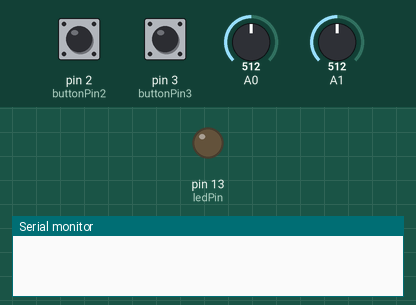
The sketch below on a simulated Arduino Uno, built with avr-gcc and run on an emulated ATmega328P. Shown: output pins drawn as LEDs (lit = HIGH), the last lines printed to the serial monitor. The test bench sets the inputs (shaded band); at power-on: pin 2 (buttonPin2) HIGH, pin 3 (buttonPin3) HIGH, A0 = 512, A1 = 512.

Above: at 1.2 s.
1.3 s: pin 2 (buttonPin2) pulled LOW for 0.15 s
At 2.4 s:
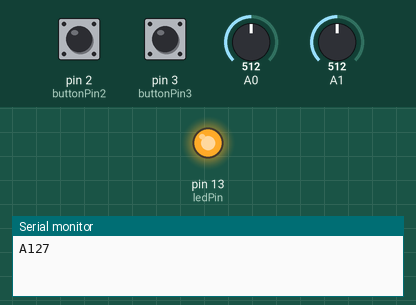
2.9 s: pin 3 (buttonPin3) pulled LOW for 0.15 s
At 3.7 s:
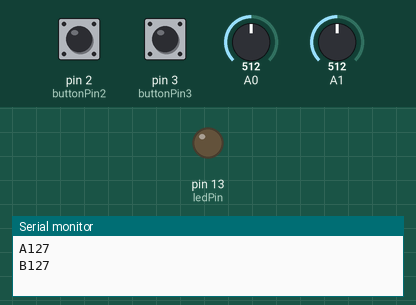
4.5 s: pin 2 (buttonPin2) pulled LOW for 1 s
At 4.9 s:
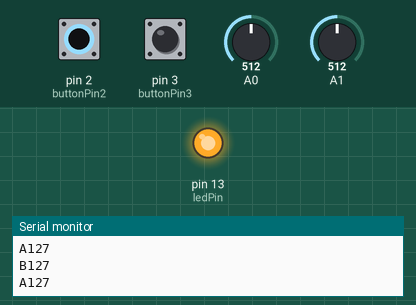
7.0 s: pin 3 (buttonPin3) pulled LOW for 1 s
At 8.0 s:
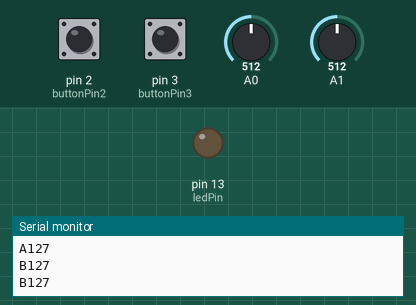
Timing chart, 0 to 10.0 s (numbered marks = the images above; inputs shaded):
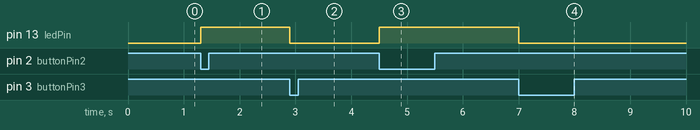

The sketch:

serial_buttons.ino
```cpp
int buttonPin2 = 2; // nomeia o pino2 do arduino como buttonPin2
int buttonPin3 = 3; // nomeia o pino3 do arduino como buttonPin3
int ledPin = 13;    // nomeia o pino13 do arduino como ledPin

int buttonStatus2;  // Variavel de estado do buttonPin2
int buttonStatus3;  // Variavel de estado do buttonPin2

int pot1;
int pot2;
int botao1;
int botao2;

void setup() {
  pinMode(ledPin, OUTPUT);            //Pino13 como saida
  pinMode(buttonPin2, INPUT_PULLUP);  //Pino2 como entrada com resistor de pullup interno
  pinMode(buttonPin3, INPUT_PULLUP);  //Pino3 como entrada com resistor de pullup interno
  Serial.begin(9600);				   //Inicialica a comunicação serial
}

void loop() {
  pot1 = analogRead(A0);
  pot2 = analogRead(A1);

  botao1 = map (pot1, 0, 1023, 0, 255);
  botao2 = map (pot2, 0, 1023, 0, 255);
  buttonStatus2 = digitalRead(buttonPin2);
  buttonStatus3 = digitalRead(buttonPin3);

  if (buttonStatus2 == LOW){
    digitalWrite(ledPin, HIGH);                            // Então acenda o led
    Serial.println(String("A") + botao1);
    delay(500);                                            // delay de 0,5 seg.
  }

  if (buttonStatus3 == LOW){
    digitalWrite (ledPin, LOW);                            // Então apaga o led
    Serial.println(String("B") + botao2);
    delay(500);                                            // delay de 0,5 seg.
  }

}
```

Measured:
- after the input at 1.3 s, pin 13 (ledPin): LOW → HIGH at once
- after the input at 2.9 s, pin 13 (ledPin): HIGH → LOW at once
- after the input at 4.5 s, pin 13 (ledPin): LOW → HIGH at once
- after the input at 7.0 s, pin 13 (ledPin): HIGH → LOW at once
